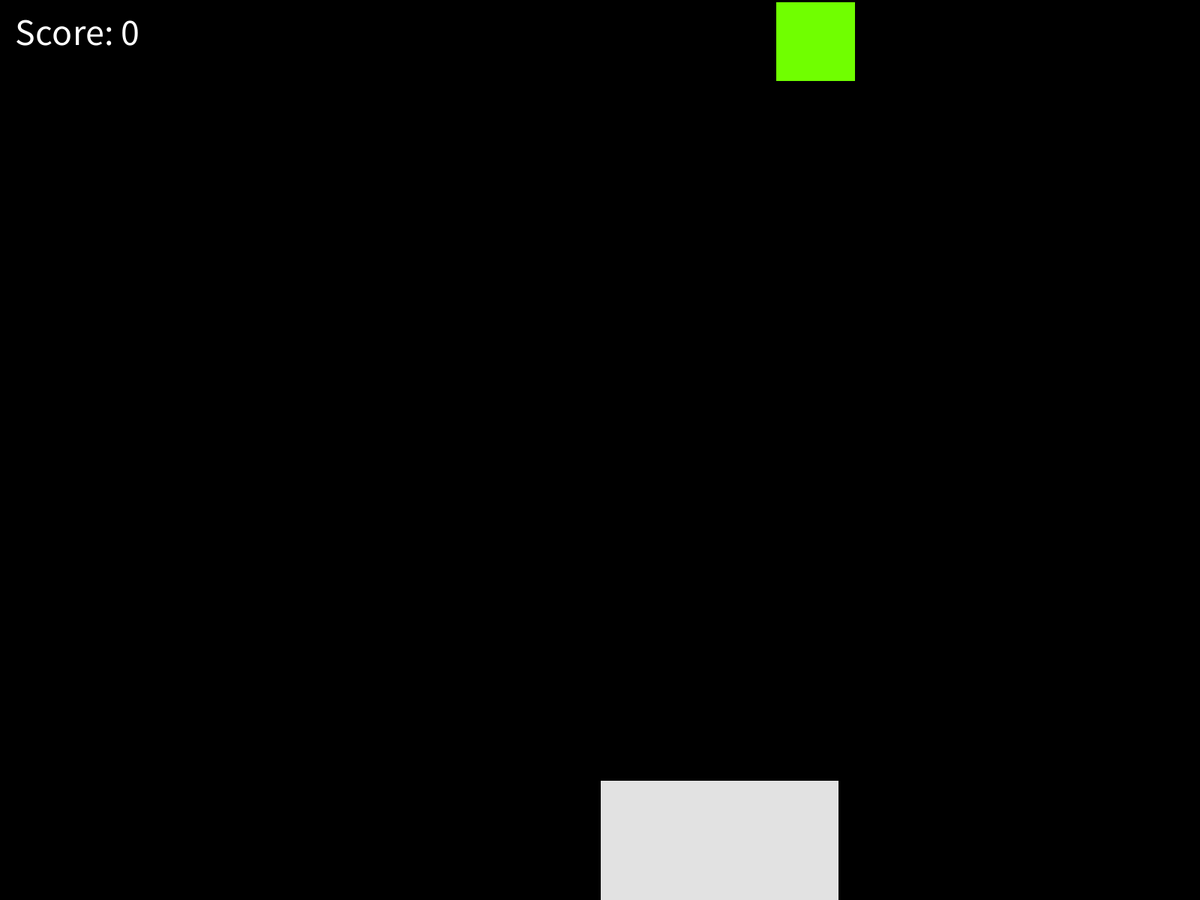
Frame 1 (no input)
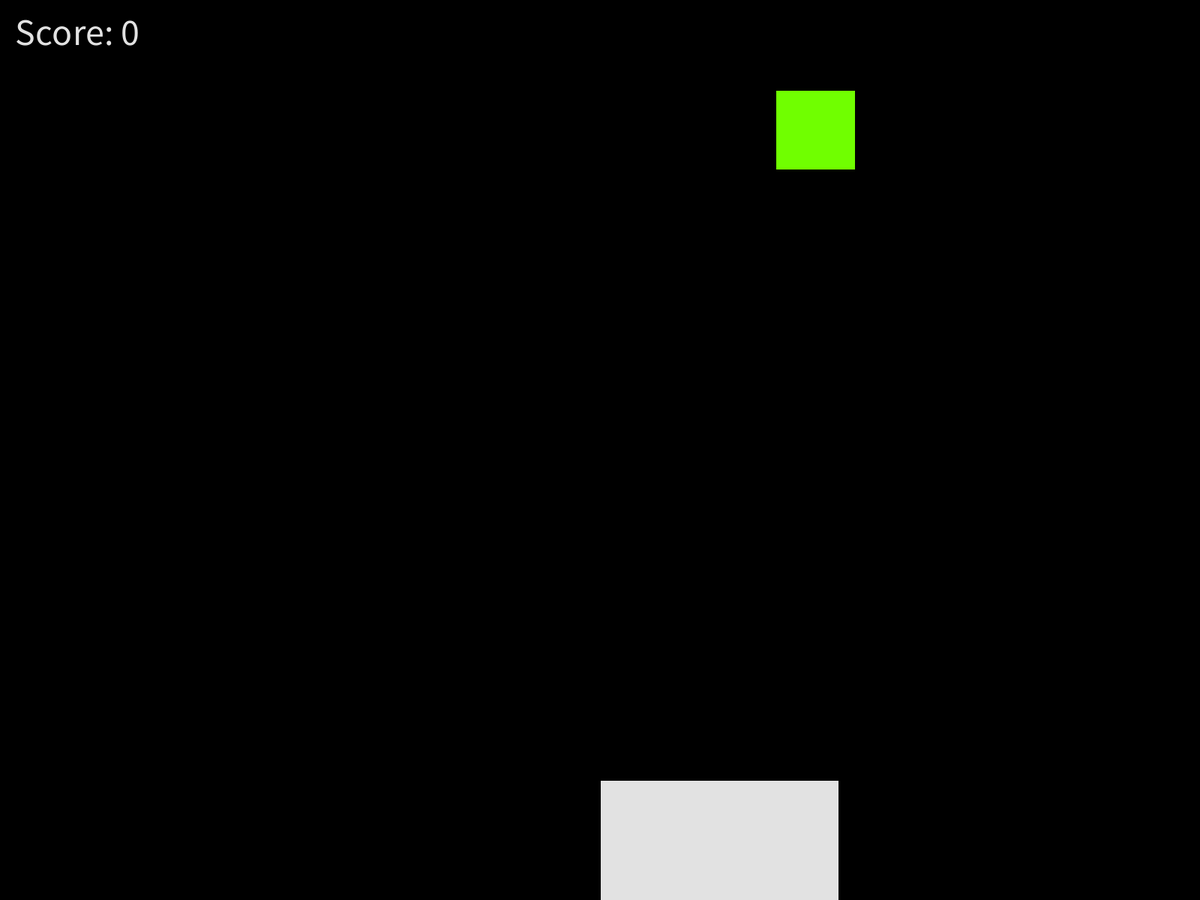
Frame 60 (the mouse pressed at the canvas centre just before this capture)
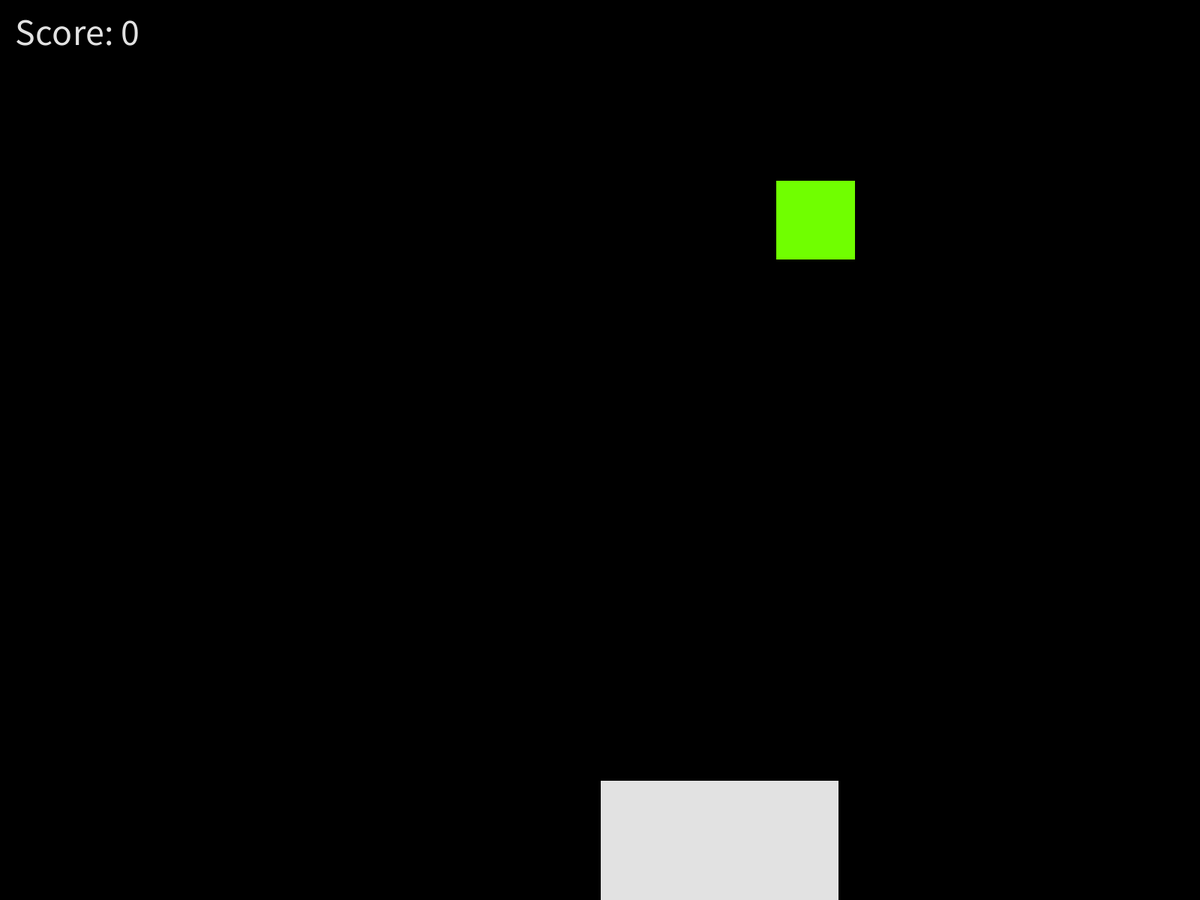
Frame 120 (the mouse held since frame 60 and released just before this capture)

The Processing sketch that drew these frames (run headless with seeded random() and noise(); from frame 60 on, the mouse is pressed at the canvas centre):

// Processing sketch: fallingShapesGame
// ── fallingShapesGame.pde
// catch the falling shapes

int score;
float shapeX;
float shapeY;
float shapeWidth;
int fall = 2;
int catcherX;
float catcherWidth;
int catcherMove;
float shapeColor;

void setup() {
  score = 0;
  shapeX = random(width-shapeWidth);
  shapeY = 0;
  shapeWidth = width/15;
  fall = 2;
  catcherX = width/2;
  catcherWidth = shapeWidth*3;
  catcherMove = 5;
  shapeColor = random(360);

  fullScreen();
  background(0);
  colorMode(HSB, 360, 100, 100);
}

void draw() {
  background(0);
  textSize(50);
  text("Score: "+score, 20, 60);

  shapeY += fall;
  fill(shapeColor, 100, 100);
  rect(shapeX, shapeY, shapeWidth, shapeWidth);

  if (keyPressed == true) { // move catcher left and right with a and d keys
    if (key == 'a') {
      catcherX -= catcherMove;
    }
    if (key == 'd') {
      catcherX += catcherMove;
    }
    if (key == 's') {
      shapeY = height - 4*height/15; // move shape all the way down
    }
  }
  fill(320);
  rect(catcherX, 13*height/15, catcherWidth, 2*height/15); // catcher

  // Score changing things
  if (score == 5) {
    fall = 4;
  }
  if (score == 10) {
    fall = 5;
    catcherWidth = shapeWidth*2.75;
    catcherMove = 6;
  }
  if (score == 15) {
    catcherWidth = shapeWidth*2.5;
    catcherMove = 7;
  }
  if (score == 20) {
    fall = 6;
  }
  if (score == 25) {
    fall = 7;
    catcherWidth = shapeWidth*2;
    catcherMove = 8;
  }
  if (score == 30) {
    fall = 8;
    catcherWidth = shapeWidth*1.5;
    catcherMove = 10;
  }
  
  if (shapeY >= height - shapeWidth - 10 && shapeY <= height - shapeWidth + 10) { // the range allows fall rate changing the exact y position not to matter
    if (catcherX <= shapeX && shapeX <= catcherX + catcherWidth - shapeWidth) { // if shape is above catcher
      shapeX = random(width-shapeWidth);
      shapeY = 0;
      shapeColor = random(360);
      score++;
    } else {
      background(125);
      textSize(200);
      text(score, width/2, height/2);
      exit();
    }
  }
}
